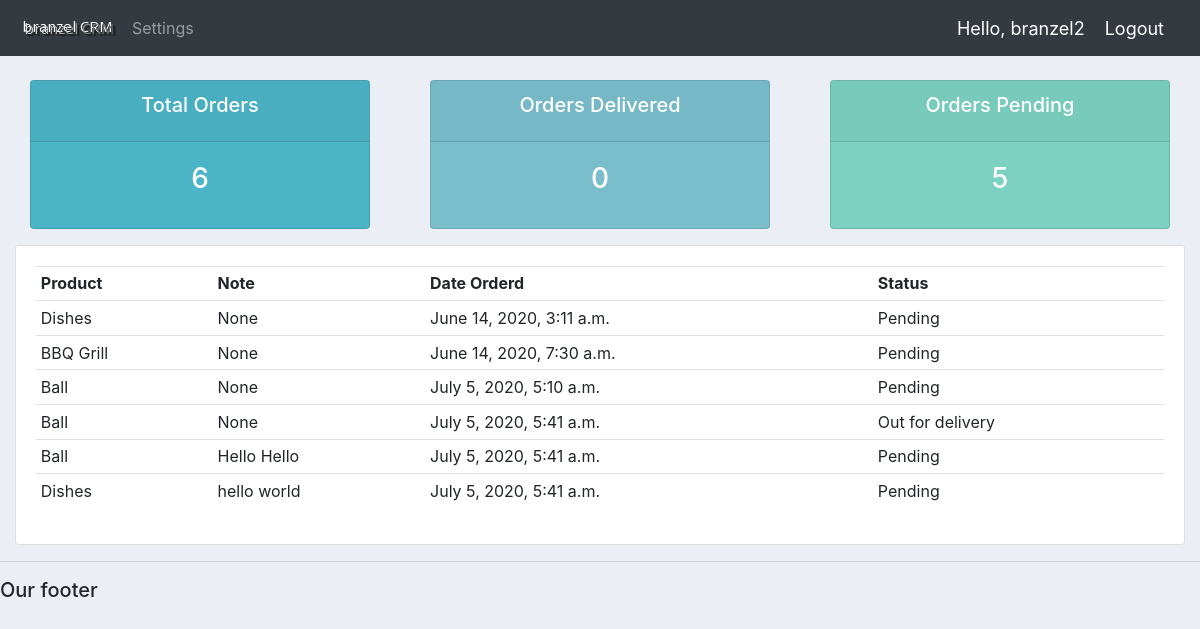
The page /user/ (signed in) on the database its author committed.
### accounts/models.py (models this page shows)
class Order(models.Model):
	STATUS = (
			('Pending', 'Pending'),
			('Out for delivery', 'Out for delivery'),
			('Delivered', 'Delivered')
			)
	customer = models.ForeignKey(Customer, null=True, on_delete= models.SET_NULL)
	product = models.ForeignKey(Product, null=True, on_delete= models.SET_NULL)
	date_created = models.DateTimeField(auto_now_add=True, null=True)
	status = models.CharField(max_length=200, null=True, choices=STATUS)
	note = models.CharField(max_length=1000, null=True)
	def __str__(self):
		return self.product.name

class Product(models.Model):
	CATEGORY = (
			('Indoor', 'Indoor'),
			('Out Door', 'Out Door'),
			)
	name = models.CharField(max_length=200, null=True)
	price = models.FloatField(null=True)
	category = models.CharField(max_length=200, null=True, choices=CATEGORY)
	description = models.CharField(max_length=200, null=True)
	date_created = models.DateTimeField(auto_now_add=True, null=True)
	tags = models.ManyToManyField(Tag)
	def __str__(self):
		return self.name

### accounts/decorators.py (the view)
		def wrapper_func(request, *args, **kwargs):
			group = None
			if request.user.groups.exists():
				group = request.user.groups.all()[0].name
			if group in allowed_roles:
				return view_func(request, *args, **kwargs)
			else:
				return HttpResponse('You are not authorize to view this page')

### accounts/views.py (called while the page is built)
@login_required(login_url='login')
@allowed_users(allowed_roles=['customer'])
def userPage(request):
	orders = request.user.customer.order_set.all()
	total_orders = orders.count()
	delivered = orders.filter(status='Delivered').count()
	pending = orders.filter(status='Pending').count()
	print('ORDERS', orders)
	context = {'orders':orders, 'total_orders': total_orders,
	'delivered':delivered, 'pending':pending}
	return render(request, 'accounts/user.html', context)

### accounts/templates/accounts/user.html
{% extends 'accounts/main.html' %}
{% block content %}
{% include 'accounts/status.html' %}
<div class="row">
	<div class="col-md">
		<div class="card card-body">
			<table class="table table-sm">
				<tr>
					<th>Product</th>
					<th>Note</th>
					<th>Date Orderd</th>
					<th>Status</th>
				</tr>
				{% for order in orders %}
				<tr>
					<td>{{order.product}}</td>
					<td>{{order.note}}</td>
					<td>{{order.date_created}}</td>
					<td>{{order.status}}</td>
				</tr>
				{% endfor %}
			</table>
		</div>
	</div>
</div>
{% endblock content %}

### accounts/templates/accounts/navbar.html (shortened to what this page needs)
{% load static %}
<nav class="navbar navbar-expand-lg navbar-dark bg-dark">
  <img src="{% static 'images/logo.png' %}">
  <div class="collapse navbar-collapse" id="navbarNav">
    <ul class="navbar-nav">
      {% if request.user.is_staff %}
      <li class="nav-item active">
        <a class="nav-link" href="{% url 'home' %}">Dashboard</a>
      </li>
      <li class="nav-item">
        <a class="nav-link" href="{% url 'products' %}">Products</a>
      </li>
      {% else %}
      <li class="nav-item">
        <a class="nav-link" href="{% url 'account' %}">Settings</a>
      </li>
      {% endif %}
    </ul>
  </div>
  <span class="hello-msg">Hello, {{request.user}}</span>
  <span><a class="hello-msg" href="{% url 'logout' %}">Logout</a></span>
</nav>

### static/css/main.css (style rules this page uses)
body { background-color: #ebeff5; }

### accounts/templates/accounts/navbar.html (style rules this page uses)
.hello-msg { font-size: 18px; color: #fff; margin-right: 20px; }

### rows shown on the page
Order: product "Dishes", note "None", date_created "June 14, 2020, 3:11 a.m.", status "Pending"
Order: product "BBQ Grill", note "None", date_created "June 14, 2020, 7:30 a.m.", status "Pending"
Order: product "Ball", note "None", date_created "July 5, 2020, 5:10 a.m.", status "Pending"
Order: product "Ball", note "None", date_created "July 5, 2020, 5:41 a.m.", status "Out for delivery"
Order: product "Ball", note "Hello Hello", date_created "July 5, 2020, 5:41 a.m.", status "Pending"
Order: product "Dishes", note "hello world", date_created "July 5, 2020, 5:41 a.m.", status "Pending"

### other values the page prints
{{ request.user }} "branzel2"
{{ total_orders }} "6"
{{ delivered }} "0"
{{ pending }} "5"
